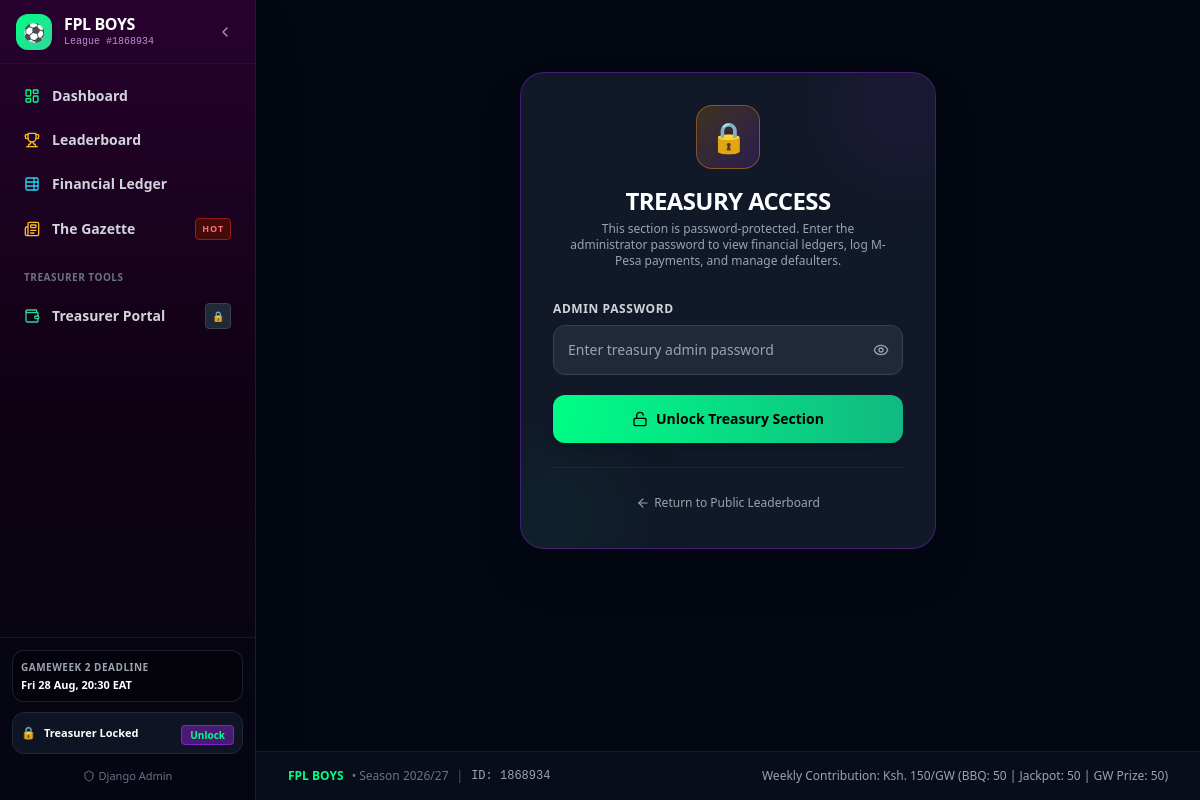
The app's page /treasury/unlock/, older data.
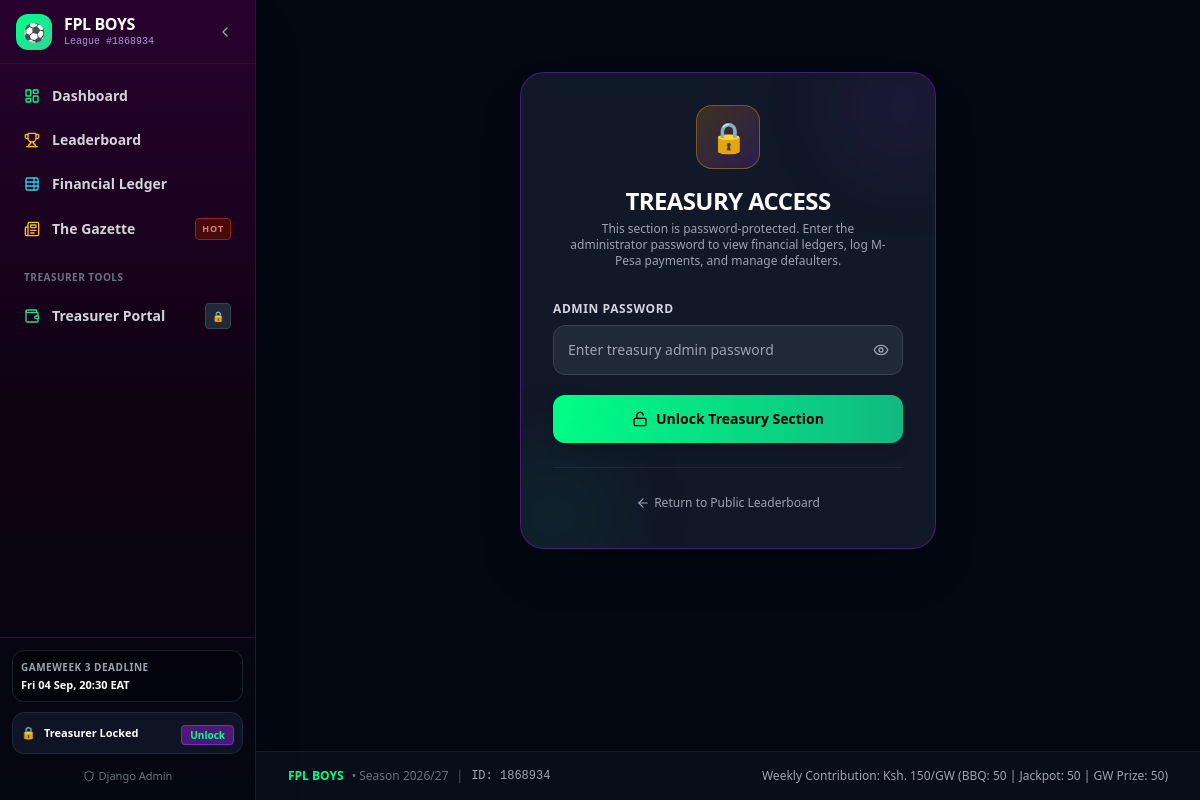
The same page, newer data.
### league/models.py (models this page shows, shortened)
class Gameweek(models.Model):
    STATUS_CHOICES = (
        ('upcoming', 'Upcoming'),
        ('active', 'Active'),
        ('finished', 'Finished'),
    )
    number = models.IntegerField(unique=True)
    name = models.CharField(max_length=60)
    deadline_time = models.DateTimeField(help_text="Official FPL Gameweek deadline (UTC)")
    status = models.CharField(max_length=20, choices=STATUS_CHOICES, default='upcoming')
    is_current = models.BooleanField(default=False)
    is_next = models.BooleanField(default=False)
    month = models.IntegerField(default=8, help_text="Month number 1-12 for monthly filters")
    season = models.CharField(max_length=20, default="2026/27")
    payout_calculated = models.BooleanField(default=False)
    prize_pool_amount = models.DecimalField(max_digits=10, decimal_places=2, default=Decimal('500.00'))
    class Meta:
        ordering = ['number']
        verbose_name = "Gameweek"
        verbose_name_plural = "Gameweeks"
    @property
    def deadline_eat(self):
        if not self.deadline_time:
            return None
        eat_tz = pytz.timezone('Africa/Nairobi')
        return self.deadline_time.astimezone(eat_tz)

### treasury/views.py (the view, shortened to what this page needs)
# urls.py: path('unlock/', views.treasury_unlock_view, name='treasury_unlock'),
def treasury_unlock_view(request):
    next_url = request.GET.get('next') or request.POST.get('next') or '/treasury/portal/'
    if request.user.is_authenticated or request.session.get('treasury_admin_authenticated'):
        return redirect(next_url)
    context = {
        'next': next_url,
    }
    return render(request, 'treasury/unlock.html', context)

### templates/treasury/unlock.html (shortened to what this page needs)
{% extends 'base.html' %}
{% block content %}
<div class="max-w-md mx-auto my-12 px-4">
    <div class="bg-gray-900 border border-purple-800/60 rounded-3xl p-8 shadow-2xl relative overflow-hidden glow-purple">
        <div class="absolute -right-8 -top-8 w-32 h-32 bg-purple-600/10 rounded-full blur-2xl pointer-events-none"></div>
        <div class="absolute -left-8 -bottom-8 w-32 h-32 bg-emerald-600/10 rounded-full blur-2xl pointer-events-none"></div>
        <div class="text-center">
            <div class="w-16 h-16 rounded-2xl bg-gradient-to-br from-amber-500/20 to-purple-600/20 border border-amber-500/40 flex items-center justify-center text-3xl mx-auto shadow-inner mb-4">
                🔒
            </div>
            <h1 class="text-2xl font-black text-white tracking-tight">TREASURY ACCESS</h1>
            <p class="text-xs text-gray-400 mt-1 max-w-xs mx-auto">
                This section is password-protected. Enter the administrator password to view financial ledgers, log M-Pesa payments, and manage defaulters.
            </p>
        </div>
        <form method="POST" action="{% url 'treasury_unlock' %}" class="mt-8 space-y-5">
            <div>
                <label class="block text-xs font-bold text-gray-300 uppercase tracking-wider mb-2">Admin Password</label>
                <div class="relative">
                    <input
                        type="password"
                        id="treasury-password-input"
                        name="password"
                        required
                        placeholder="Enter treasury admin password"
                        class="bg-gray-800 border border-gray-700 text-white text-sm rounded-xl focus:ring-2 focus:ring-fpl-green focus:border-fpl-green block w-full p-3.5 pr-11 transition-all"
                        autofocus
                    >
                    <button
                        type="button"
                        onclick="togglePasswordVisibility()"
                        class="absolute inset-y-0 right-0 pr-3.5 flex items-center text-gray-400 hover:text-white"
                        title="Toggle password visibility"
                    >
                        <i id="eye-icon" data-lucide="eye" class="w-4 h-4"></i>
                    </button>
                </div>
            </div>
            <button type="submit" class="w-full py-3.5 bg-gradient-to-r from-fpl-green to-emerald-500 hover:from-emerald-400 hover:to-emerald-600 text-black font-extrabold text-sm rounded-xl shadow-lg hover:shadow-emerald-500/20 transition-all flex items-center justify-center">
                <i data-lucide="unlock" class="w-4 h-4 mr-2"></i> Unlock Treasury Section
            </button>
        </form>
        <div class="mt-6 pt-6 border-t border-gray-800/80 text-center">
            <a href="{% url 'dashboard' %}" class="text-xs text-gray-400 hover:text-white inline-flex items-center transition-colors">
                <i data-lucide="arrow-left" class="w-3.5 h-3.5 mr-1"></i> Return to Public Leaderboard
            </a>
        </div>
    </div>
</div>
{% endblock %}

### templates/base.html (shortened to what the changed rows need)
<!DOCTYPE html>
<html lang="en" class="dark">
<head>
    <script src="https://cdn.tailwindcss.com"></script>
</head>
<body class="bg-gray-950 text-gray-100 min-h-screen font-sans antialiased selection:bg-fpl-green selection:text-black">
    <aside id="sidebar" class="fixed top-0 left-0 bottom-0 z-50 bg-gradient-to-b from-fpl-purple via-fpl-dark to-gray-950 border-r border-fpl-border flex flex-col justify-between transition-all duration-300 sidebar-expanded -translate-x-full md:translate-x-0 shadow-2xl">
        <div class="p-3 border-t border-fpl-border/80 space-y-2.5">
            {% if current_gw or next_gw %}
            <div class="sidebar-text p-2 rounded-xl bg-black/40 border border-gray-800/80 text-xs">
                <div class="text-[10px] uppercase font-bold text-gray-400 tracking-wider">
                    {% if next_gw %}{{ next_gw.name }}{% else %}{{ current_gw.name }}{% endif %} Deadline
                </div>
                <div class="text-white font-semibold mt-0.5 truncate text-[11px]">
                    {% if next_gw %}{{ next_gw.deadline_eat|date:"D d M, H:i" }}{% else %}{{ current_gw.deadline_eat|date:"D d M, H:i" }}{% endif %} EAT
                </div>
            </div>
            {% endif %}
        </div>
    </aside>
    <div id="main-content" class="transition-all duration-300 main-expanded min-h-screen flex flex-col">
        <main class="flex-grow max-w-7xl mx-auto px-3 sm:px-6 lg:px-8 py-4 sm:py-6 w-full">
            {% block content %}{% endblock %}
        </main>
    </div>
</body>
</html>

Row changes from the older to the newer data that the page shows:
no longer on this page (row edited): Gameweek: name "GAMEWEEK 2", deadline_eat "Fri 28 Aug, 20:30"
now on this page (row edited): Gameweek: name "GAMEWEEK 3", deadline_eat "Fri 04 Sep, 20:30"
